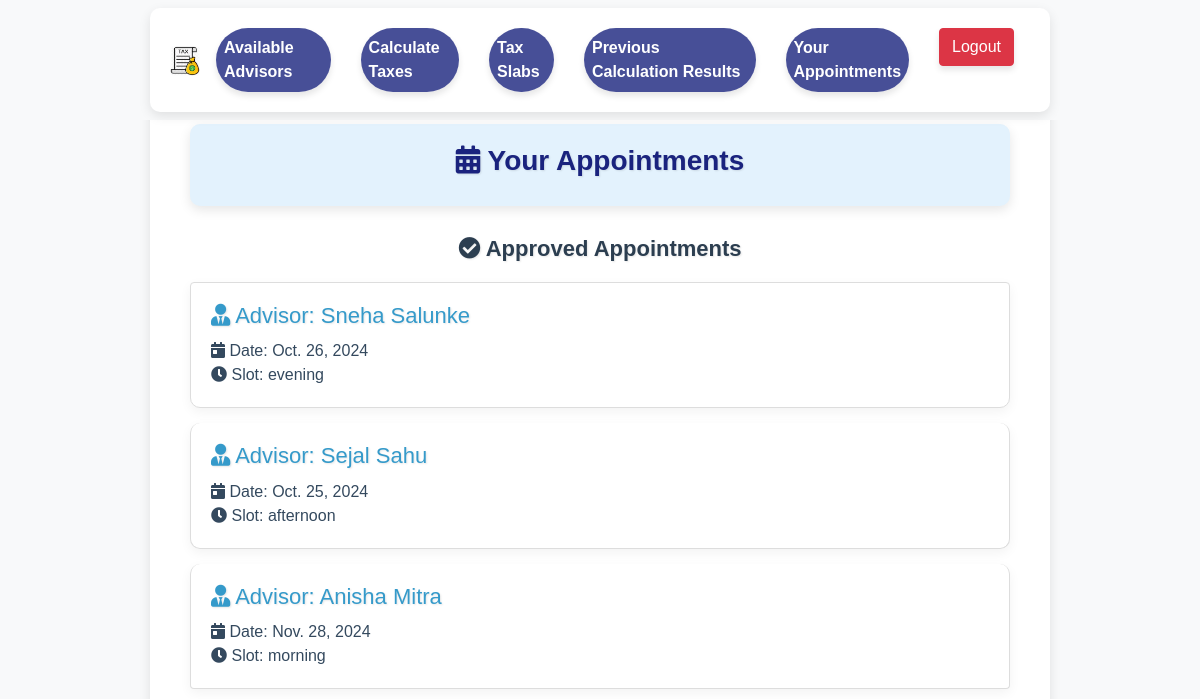
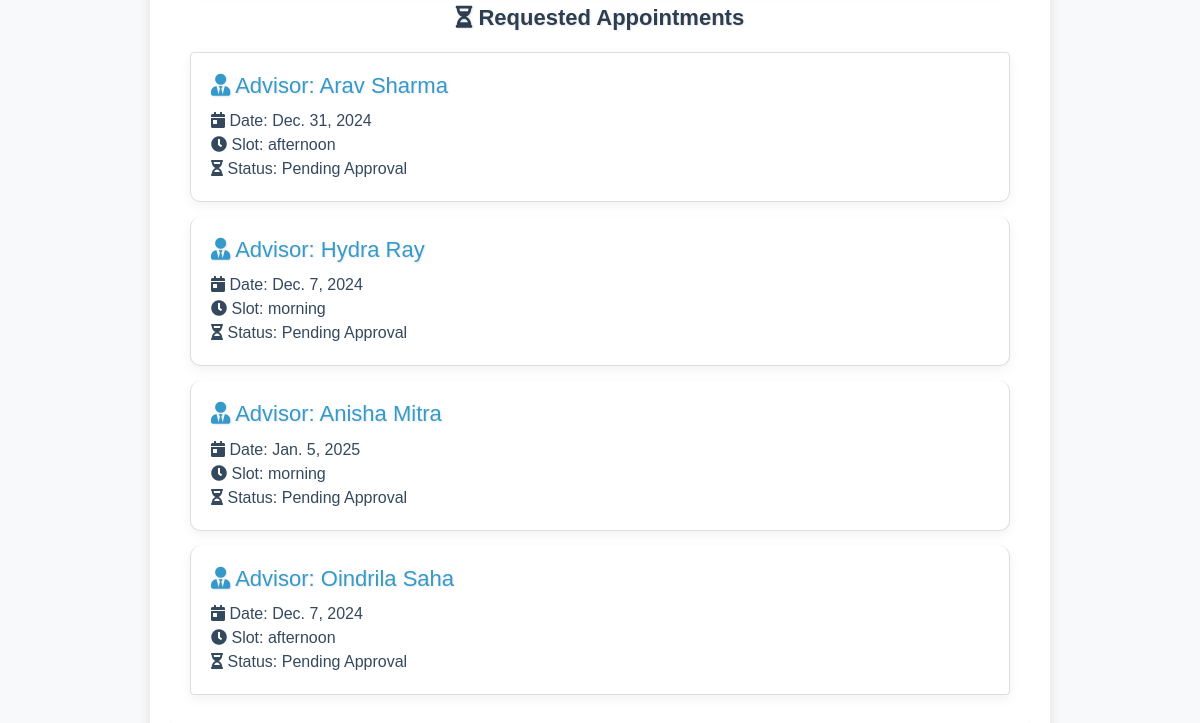
The app's page /user-appointments/ (signed in), older data (2 pictures, top to bottom).
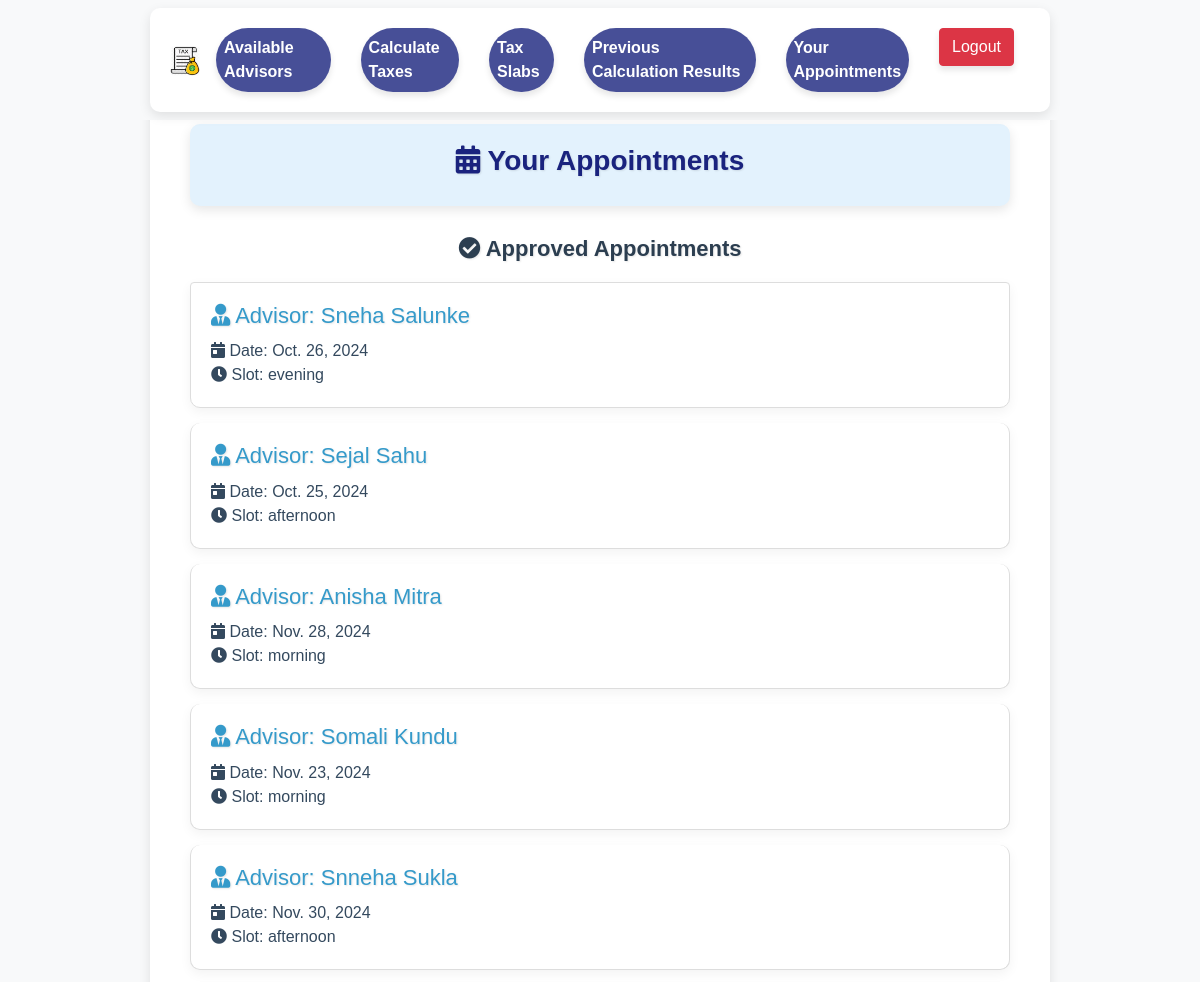
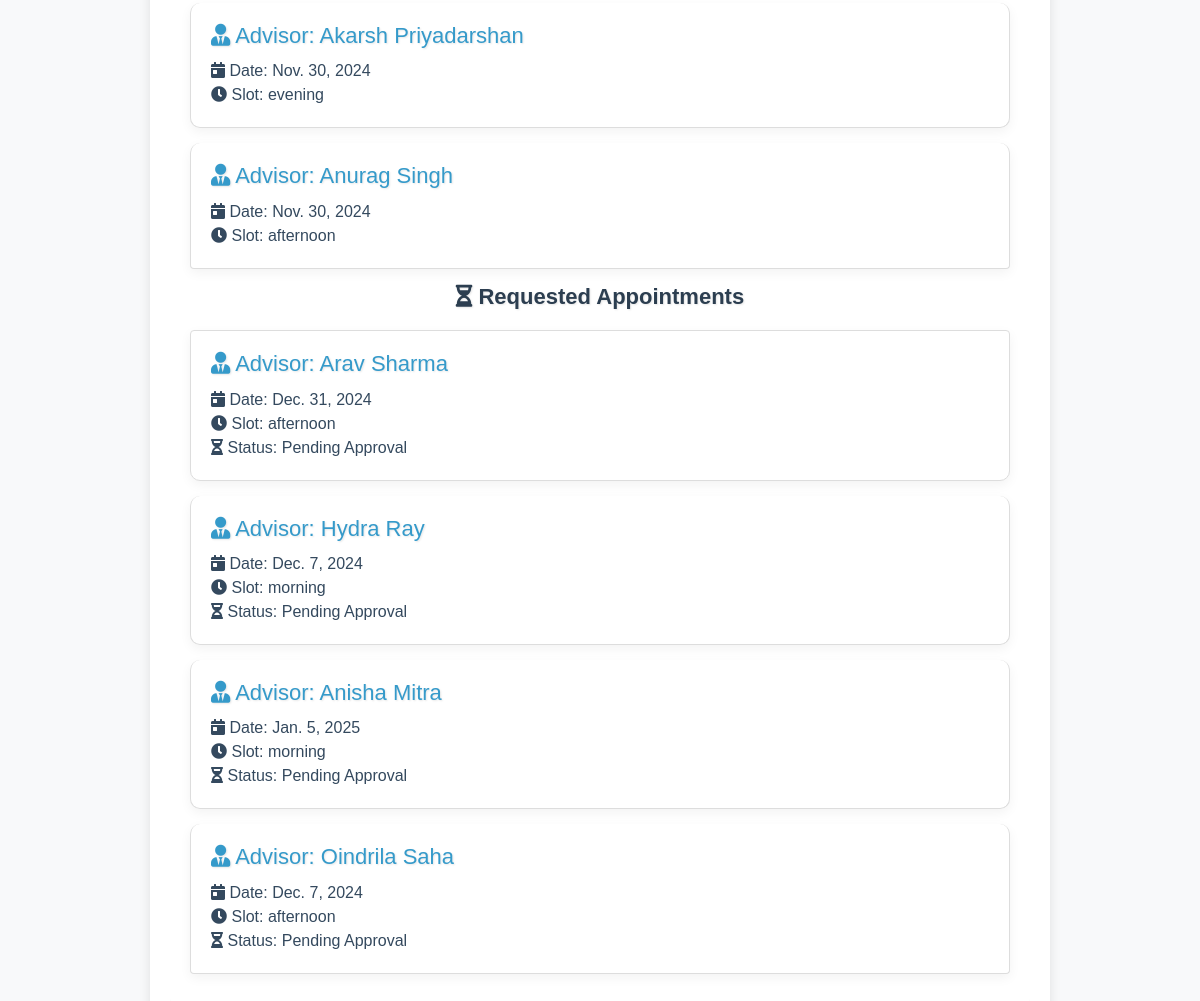
The same page, newer data (2 pictures, top to bottom).
### advisor/models.py (models this page shows, shortened)
class UserRequest(models.Model):
    user = models.ForeignKey(User, on_delete=models.CASCADE, related_name="requests")
    tax_advisor = models.ForeignKey(User, on_delete=models.CASCADE, related_name="advisor_requests")
    first_name = models.CharField(max_length=150)
    last_name = models.CharField(max_length=150)
    email = models.EmailField()
    approved = models.BooleanField(default=False)
    rejected = models.BooleanField(default=False)
    slot = models.CharField(max_length=100, null=True)  # Store the time slot as a string (can use choices)
    date = models.DateField(null=True)  # Store the appointment date
    meeting_type = models.CharField(max_length=20, choices=[('in_person', 'In Person'), ('online_meeting', 'Online Meeting')])

### base/views.py (the view)
# urls.py: path('user-appointments/', user_appointments_view, name='user_appointments'),
def user_appointments_view(request):
    user = request.user
    approved_appointments = UserRequest.objects.filter(user=user, approved=True)
    requested_appointments = UserRequest.objects.filter(user=user, approved=False, rejected=False)
    context = {
        'approved_appointments': approved_appointments,
        'requested_appointments': requested_appointments,
    }
    return render(request, 'base/user_appointments.html', context)

### accounts/context_processor.py (called while the page is built)
def user_groups(request):
    user = request.user
    return {
        'is_admin': user.is_authenticated and user.is_superuser,
        'is_taxadvisor': user.is_authenticated and user.groups.filter(name='Tax Advisor').exists(),
        'is_indivual_user': user.is_authenticated and user.groups.filter(name='Individual User').exists(),
    }

### base/templates/base/user_appointments.html (shortened to what this page needs)
{% extends 'base.html' %}
{% block individual_style %}
<link rel="stylesheet" href="https://maxcdn.bootstrapcdn.com/bootstrap/4.5.2/css/bootstrap.min.css">
<link rel="stylesheet" href="https://cdnjs.cloudflare.com/ajax/libs/font-awesome/5.15.3/css/all.min.css">
{% endblock %}
{% block content %}
<div class="content-wrapper">
<div class="container">
<div class="main-heading">
<h2><i class="fas fa-calendar-alt"></i> Your Appointments</h2>
</div>
<h2 class="sub-heading"><i class="fas fa-check-circle"></i> Approved Appointments</h2>
<div class="list-group">
               {% if approved_appointments %}
                   {% for appointment in approved_appointments %}
<div class="list-group-item">
<h5><i class="fas fa-user-tie"></i> <span class="advisor-label">Advisor:</span> {{ appointment.tax_advisor.get_full_name }}</h5>
<p>
<i class="fas fa-calendar-day"></i> Date: {{ appointment.date }}<br>
<i class="fas fa-clock"></i> Slot: {{ appointment.slot }}<br>
</p>
</div>
                   {% endfor %}
               {% else %}
<div class="alert alert-info">
<i class="fas fa-info-circle"></i> You have no approved appointments.
</div>
               {% endif %}
</div>
<h2 class="sub-heading"><i class="fas fa-hourglass-half"></i> Requested Appointments</h2>
<div class="list-group">
               {% if requested_appointments %}
                   {% for appointment in requested_appointments %}
<div class="list-group-item">
<h5><i class="fas fa-user-tie"></i> <span class="advisor-label">Advisor:</span> {{ appointment.tax_advisor.get_full_name }}</h5>
<p>
<i class="fas fa-calendar-day"></i> Date: {{ appointment.date }}<br>
<i class="fas fa-clock"></i> Slot: {{ appointment.slot }}<br>
<i class="fas fa-hourglass-half"></i> Status: Pending Approval<br>
</p>
</div>
                   {% endfor %}
               {% else %}
<div class="alert alert-info">
<i class="fas fa-info-circle"></i> You have no pending appointment requests.
</div>
               {% endif %}
</div>
</div>
</div>
{% endblock %}

### templates/base.html (shortened to what this page needs)
{% load static %}
<!DOCTYPE html>
<html lang="en">
<head>
    <link href="https://stackpath.bootstrapcdn.com/bootstrap/4.5.2/css/bootstrap.min.css" rel="stylesheet">
</head>
<body>
    <nav class="navbar navbar-expand-lg navbar-light bg-light fixed-top">
        <div class="container">
            <a class="navbar-brand" href="#"><img src="{% static 'base/tax_favicon.jpg' %}" alt="Favicon" class="favicon" style="width: 30px; height: 30px;"/>
            </a>
            <div class="collapse navbar-collapse" id="navbarNav">
                <ul class="navbar-nav ml-auto">
                    {% if is_indivual_user %}
                        <li class="nav-item">
                            <a class="nav-link nav-link-custom" href="{% url 'available_advisors_view' %}">Available Advisors</a>
                        </li>
                    {% endif %}
                    <li class="nav-item">
                        <a class="nav-link nav-link-custom" href="{% url 'tax_calculator' %}">Calculate Taxes</a>
                    </li>
                    <li class="nav-item">
                        <a class="nav-link nav-link-custom" href="{% url 'tax_slabs' %}">Tax Slabs  </a>
                    </li>
                    <li class="nav-item">
                        <a class="nav-link nav-link-custom" href="{% url 'past_calculations' %}">Previous Calculation Results</a>
                    </li>
                    {% if is_indivual_user %}
                        <li class="nav-item">
                            <a class="nav-link nav-link-custom" href="{% url 'user_appointments' %}">Your Appointments</a>
                        </li>
                    {% endif %}
                    <li class="nav-item mr-3">
                        <a class="btn btn-danger" href="{% url 'logout' %}">Logout</a>
                    </li>
                </ul>
            </div>
        </div>
    </nav>
    {% block individual_style %}
    {% endblock %}
    <div class="container mt-4">
        {% block content %}{% endblock %}
    </div>
</body>
</html>

### templates/base.html (style rules this page uses)
body { padding-top: 56px; }
.nav-item { margin-right: 30px; }
.nav-link { color: #eea0f2; }
.nav-link-custom { background-color: rgba(26, 35, 126, 0.8); color: #ffffff !important; padding: 10px 15px; border-radius: 50px; transition: background-color 0.2s ease, box-shadow 0.2s ease; font-weight: bold; box-shadow: 0 4px 6px rgba(0, 0, 0, 0.1); backdrop-filter: blur(10px); }
.btn-danger { background-color: rgba(26, 35, 126, 0.8); color: #ffffff !important; border: none; border-radius: 50px; padding: 10px 15px; transition: background-color 0.2s ease, box-shadow 0.2s ease; box-shadow: 0 4px 6px rgba(0, 0, 0, 0.1); backdrop-filter: blur(10px); }

### base/templates/base/user_appointments.html (style rules this page uses)
body { background-color: #f8f9fa; font-family: 'Arial', sans-serif; margin: 0; padding: 0; height: 100vh; }
.navbar { position: fixed; top: 0; width: 100%; z-index: 1000; }
.content-wrapper { margin-top: 60px; overflow-y: auto; }
.container { margin: 0 auto; padding: 20px; max-width: 900px; background-color: #ffffff; border-radius: 10px; box-shadow: 0 4px 12px rgba(0, 0, 0, 0.1); transition: box-shadow 0.3s ease-in-out; }
.main-heading { padding: 20px; background-color: #e3f2fd; border-radius: 10px; box-shadow: 0 4px 12px rgba(0, 0, 0, 0.1); margin-bottom: 30px; }
.main-heading h2 { color: #1a237e; text-align: center; font-size: 28px; font-weight: bold; text-shadow: 1px 1px 2px rgba(0, 0, 0, 0.1); }
.sub-heading { color: #2c3e50; margin-bottom: 20px; text-align: center; font-size: 22px; font-weight: bold; text-shadow: 1px 1px 2px rgba(0, 0, 0, 0.1); }
.list-group-item { border: 1px solid #ddd; margin-bottom: 15px; padding: 20px; border-radius: 10px; box-shadow: 0 4px 12px rgba(0, 0, 0, 0.05); transition: background-color 0.3s ease-in-out, box-shadow 0.3s ease-in-out; }
.list-group-item h5 { color: #359aca; font-size: 22px; margin-bottom: 10px; text-shadow: 1px 1px 2px rgba(0, 0, 0, 0.1); }
.list-group-item p { color: #34495e; font-size: 16px; margin-bottom: 0; }
.list-group-item .advisor-label { color: #359aca; }

Row changes from the older to the newer data that the page shows:
added UserRequest: tax_advisor.get_full_name "Somali Kundu", date "Nov. 23, 2024", slot "morning", shown under "Approved Appointments"
added UserRequest: tax_advisor.get_full_name "Snneha Sukla", date "Nov. 30, 2024", slot "afternoon", shown under "Approved Appointments"
added UserRequest: tax_advisor.get_full_name "Akarsh Priyadarshan", date "Nov. 30, 2024", slot "evening", shown under "Approved Appointments"
added UserRequest: tax_advisor.get_full_name "Anurag Singh", date "Nov. 30, 2024", slot "afternoon", shown under "Approved Appointments"
